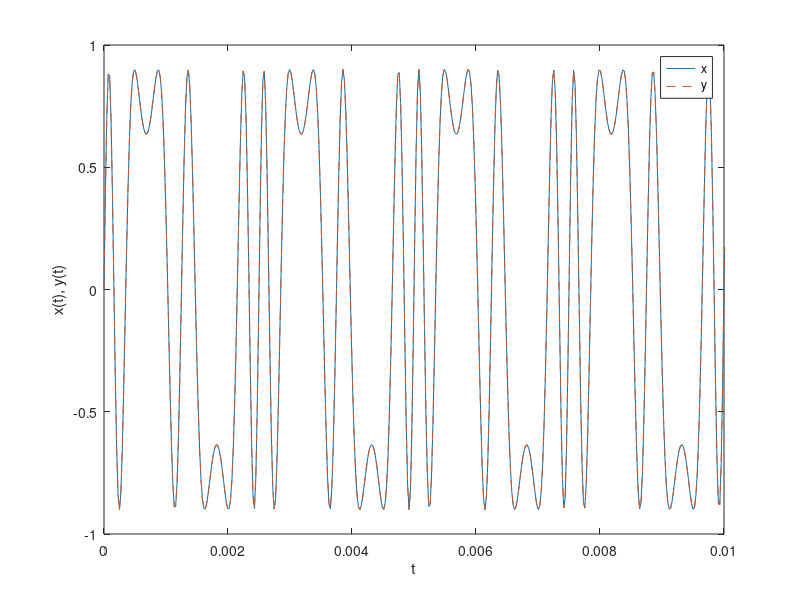

Write the MATLAB code that produced this figure.

S = 44100;
N = 1.0 * S;
t = [0:N-1]/S;              % time samples: t = n/S
I = 7;                      % adjustable
x = 0.9 * sin(2*pi*400*t + I * sin(2*pi*400*t));


plot(t, x, '-', t, x, '--'), legend('x', 'y')
xlabel 't', ylabel 'x(t), y(t)', axis([0 0.01 -1 1])